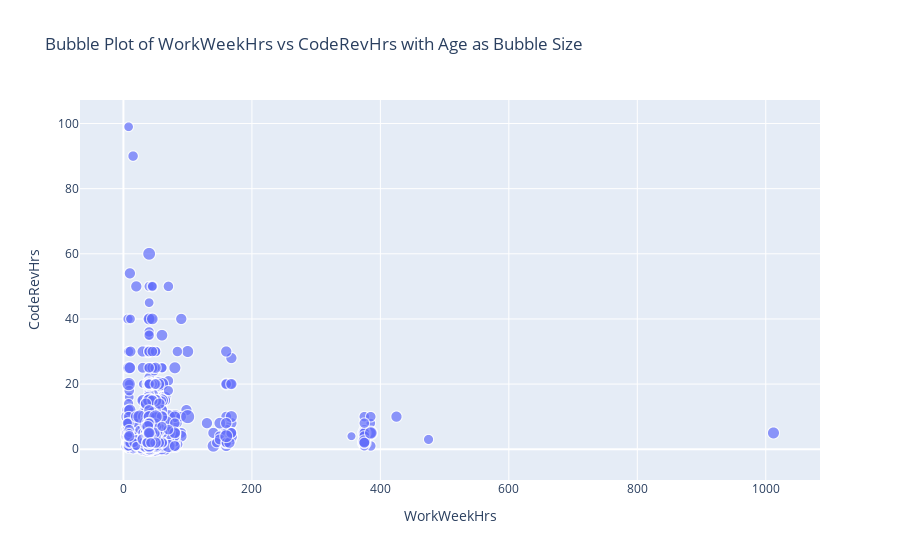

This figure's notebook cell:
### Markdown cell above
Create a bubble plot of `WorkWeekHrs` and `CodeRevHrs`, use `Age` column as bubble size.

### Code cell
# your code goes here
QUERY = """
SELECT WorkWeekHrs, CodeRevHrs, Age
FROM master
WHERE WorkWeekHrs IS NOT NULL AND CodeRevHrs IS NOT NULL AND Age IS NOT NULL
"""
fig=go.Figure()
fig

df = pd.read_sql_query(QUERY, conn)

fig = px.scatter(df, x= df['WorkWeekHrs'], y= df['CodeRevHrs'], size=df['Age'],
                title='Bubble Plot of WorkWeekHrs vs CodeRevHrs with Age as Bubble Size' )
fig.show()

### Figure 1 — Plotly figure (JSON) as saved in the notebook; plotly's stock layout.template omitted (floating-point values rounded to 4 significant figures; data arrays with more than 128 entries replaced by an {"elided": "..."} marker saying what was removed)
{"data": [{"hovertemplate": "WorkWeekHrs=%{x}<br>CodeRevHrs=%{y}<br>Age=%{marker.size}<extra></extra>", "legendgroup": "", "marker": {"color": "#636efa", "size": {"elided": "8669 int values"}, "sizemode": "area", "sizeref": 0.2475, "symbol": "circle"}, "mode": "markers", "name": "", "showlegend": false, "type": "scattergl", "x": {"elided": "8669 float values"}, "xaxis": "x", "y": {"elided": "8669 float values"}, "yaxis": "y"}], "layout": {"autosize": true, "legend": {"itemsizing": "constant", "tracegroupgap": 0}, "title": {"text": "Bubble Plot of WorkWeekHrs vs CodeRevHrs with Age as Bubble Size"}, "xaxis": {"anchor": "y", "autorange": true, "domain": [0, 1], "range": [-58.32, 1074.0], "title": {"text": "WorkWeekHrs"}, "type": "linear"}, "yaxis": {"anchor": "x", "autorange": true, "domain": [0, 1], "range": [-11.2, 108.4], "title": {"text": "CodeRevHrs"}, "type": "linear"}}}
